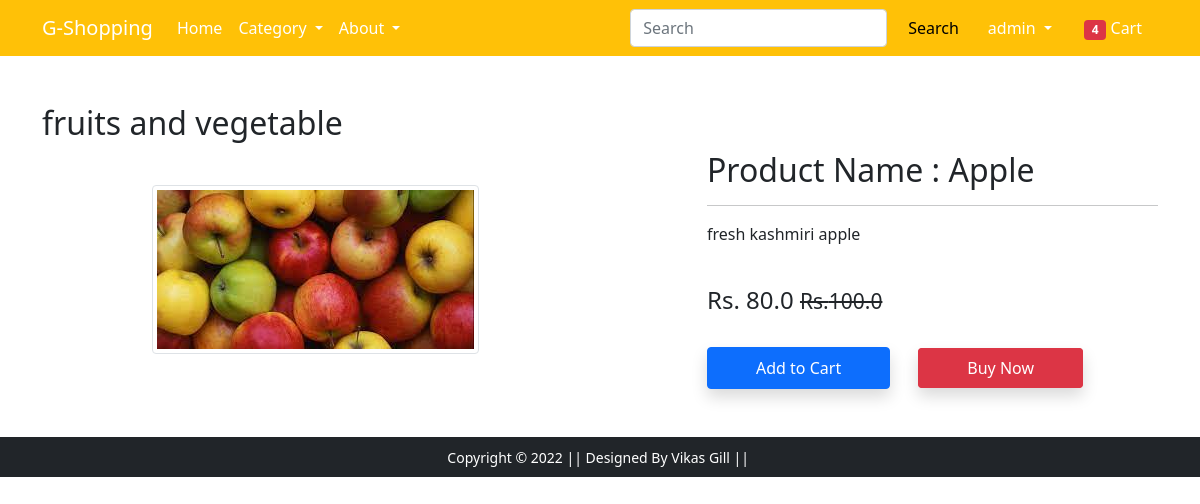
Page /product-detail/1/ (signed in) on the committed database.
### customer/models.py (models this page shows, shortened)
class Product(models.Model):
    category=models.ForeignKey(Category,on_delete=models.CASCADE)
    name=models.CharField(max_length=100)
    image=models.ImageField(upload_to='customer/product/image')
    description=models.TextField(max_length=400)
    selling_price=models.FloatField()
    discount_price=models.FloatField()

class Category(models.Model):
    name=models.CharField(max_length=100)
    image=models.ImageField(upload_to='customer/category/image')
    description=models.TextField(max_length=400)

### customer/views.py (the view)
# urls.py: path('product-detail/<int:pk>/',Product_detail.as_view(),name='product-detail'),
class Product_detail(View):
    def get(self,request,pk):
        pro=Product.objects.get(pk=pk)
        us=UserAccount.objects.get(user=request.user)
        cart=Cart.objects.filter(product=pro,user=us)
        return render(request,'customer/productdetail.html',context={'pro':pro,'cart':cart})

### templates/customer/productdetail.html (shortened to what this page needs)
{% extends 'customer/base.html' %}
{% load static %}
{% block main-content %}
<div class="container my-5">
<h2>{{pro.category.name}}</h2>
 <div class="row">
  <div class="col-sm-6 text-center align-self-center">
   <img src={{pro.image.url}} alt="" class="img-fluid img-thumbnail">
  </div>
  <div class="col-sm-5 offset-sm-1">
   <h2>Product Name : {{pro.name}}</h2>
   <hr>
   <p>{{pro.description}}</p> <br>
   <h4>Rs. {{pro.discount_price}}  <small class="fw-light text-decoration-line-through">Rs.{{pro.selling_price}}</small></h4> <br>
   {% if cart %}
    <a href="{% url 'add-to-cart' pro.id  %}" class="btn btn-secondary shadow px-3 py-2">Remove to Cart</a>
   {% else %}
   <a href="{% url 'add-to-cart' pro.id  %}" class="btn btn-primary shadow px-5 py-2">Add to Cart</a>
   {% endif %}
   <a href="" class="btn btn-danger shadow px-5 py-2 ms-4 d-inline" >Buy Now</a>
  </div>
 </div>
</div>
{% endblock main-content %}

### templates/customer/base.html (shortened to what this page needs)
<!doctype html>
{% load static %}
<html lang="en">
  <head>
    <link href="https://cdn.jsdelivr.net/npm/bootstrap@5.0.0-beta1/dist/css/bootstrap.min.css" rel="stylesheet">
  </head>
  <body>
    <nav class="navbar navbar-expand-lg navbar-dark bg-warning">
     <div class="container">
       <a class="navbar-brand" href="/">G-Shopping</a>
       <div class="collapse navbar-collapse" id="navbarSupportedContent">
         <ul class="navbar-nav me-auto mb-2 mb-lg-0">
           <li class="nav-item">
             <a class="nav-link active" aria-current="page" href="/">Home</a>
           </li>
           <li class="nav-item dropdown">
             <a class="nav-link dropdown-toggle text-white" href="#" id="electronicsDropdown" role="button" data-bs-toggle="dropdown" aria-expanded="false">
               Category
             </a>
           </li>
           <li class="nav-item dropdown">
             <a class="nav-link dropdown-toggle text-white" href="#" id="fashionDropdown" role="button" data-bs-toggle="dropdown" aria-expanded="false">
               About
             </a>
           </li>
         </ul>
         <form class="d-flex">
           <input class="form-control me-2" type="search" placeholder="Search" aria-label="Search">
           <button class="btn btn-warning" type="submit">Search</button>
         </form>
         <div>
          <ul class="navbar-nav me-auto mb-2 mb-lg-0">
            {% if request.user.is_authenticated %}
           <li class="nav-item dropdown mx-2">
              <a class="nav-link dropdown-toggle text-white" href="#" id="profileDropdown" role="button" data-bs-toggle="dropdown" aria-expanded="false">
                {{request.user}}
              </a>
            </li>
            <li class="nav-item mx-2">
             <a href="{% url 'cartView' %}" class="nav-link text-white"><span class="badge bg-danger">4</span> Cart </a>
            </li>
            {% endif %}
          </ul>
         </div>
       </div>
     </div>
    </nav>
    {% block main-content %} {% endblock main-content %}
    <footer class="container-fluid bg-dark text-center p-2 mt-5">
        <small class="text-white">Copyright &copy; 2022 || Designed By Vikas Gill || </small>
    </footer>
  </body>
</html>

### rows in the picture
Product: category.name "fruits and vegetable", image (picture), name "Apple", description "fresh kashmiri apple", discount_price "80.0", selling_price "100.0"

### other values in the picture
{{ request.user }} "admin"
